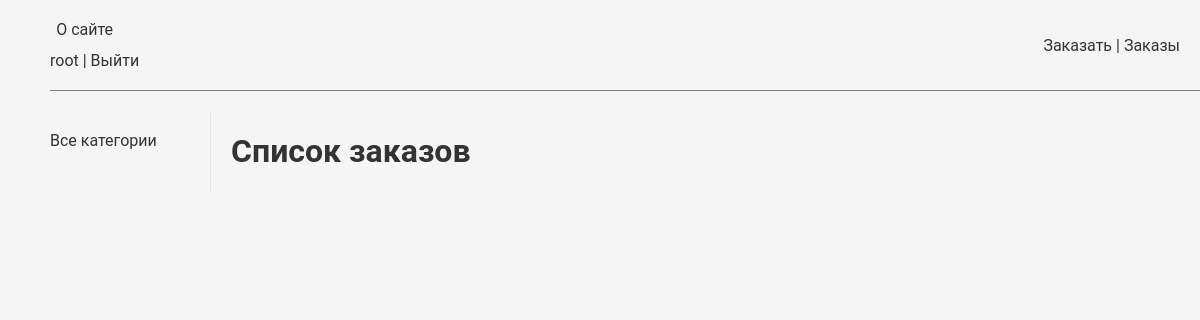
/orders/ (signed in), run on an earlier commit of the app's database.
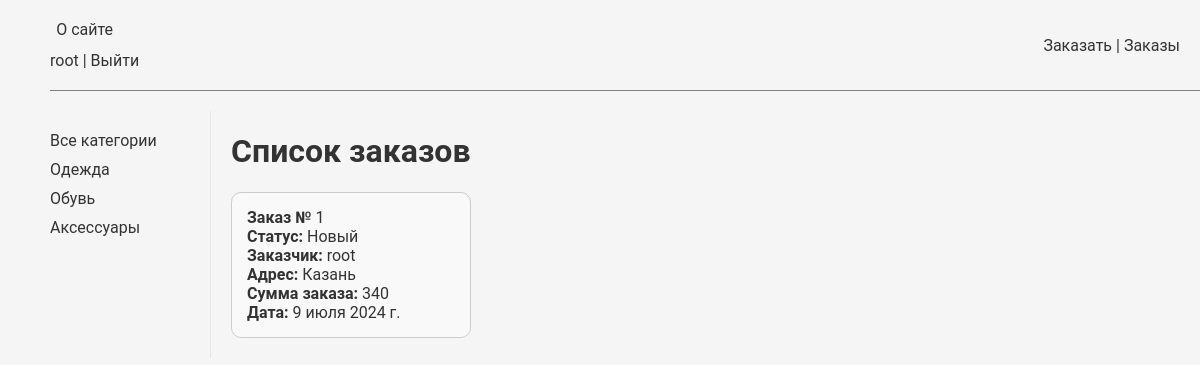
And on a later commit of the database.
### catalog/models.py (models this page shows, shortened)
class Category(models.Model):
    name = models.CharField(max_length=50)
    slug = models.SlugField(max_length=255, unique=True, db_index=True, verbose_name="URL")
    class Meta:
        ordering = ['name']
    def get_absolute_url(self):
        return reverse('catalog:cat_products', kwargs={'cat_slug': self.slug})

### orders/models.py (models this page shows, shortened)
class Order(models.Model):
    ORDER_STATUS_CHOICES = [
        ('new', 'Новый'),
        ('processing', 'В обработке'),
        ('ready', 'Готов'),
        ('received', 'Получен'),
    ]
    ORDER_STATUS_DICT = dict(ORDER_STATUS_CHOICES)
    customer = models.ForeignKey(User, on_delete=models.CASCADE)
    address = models.CharField(max_length=50, default='', blank=True)
    phone = models.CharField(max_length=50, default='', blank=True)
    date = models.DateField(default=datetime.datetime.today)
    status = models.CharField(max_length=20, choices=ORDER_STATUS_CHOICES, default='new')
    class Meta:
        ordering = ['date']
    @property
    def status_display(self):
        return self.ORDER_STATUS_DICT.get(self.status)
    @property
    def total_price(self):
        return sum(item.price for item in self.orderitem_set.all())

class OrderItem(models.Model):
    order = models.ForeignKey(Order, on_delete=models.CASCADE)
    product = models.ForeignKey(Products, on_delete=models.CASCADE)
    quantity = models.IntegerField(default=1)
    price = models.IntegerField()
    class Meta:
        ordering = ['product']

### orders/views.py (the view)
# urls.py: path('', Orders.as_view(), name='orders'),
class Orders(DataMixin, ListView):
    model = Order
    template_name = 'orders/orders.html'
    context_object_name = 'orders'
    ordering = 'status'
    def get_queryset(self):
        if self.request.user.is_superuser:
            return Order.objects.all()
        else:
            return Order.objects.filter(customer=self.request.user)
    def get_context_data(self, *, object_list=None, **kwargs):
        context = super().get_context_data(**kwargs)
        c_def = self.get_user_context(title="Список заказов")
        context.update(c_def)
        return context

### users/utils.py (called while the page is built)
    def get_user_context(self, **kwargs):
        context = kwargs
        cats = Category.objects.annotate(Count('products'))
        user_menu = menu.copy()
        context['menu'] = user_menu
        context['cats'] = cats
        if 'cat_selected' not in context:
            context['cat_selected'] = 0
        return context

    def get_context_data(self, *, object_list=None, **kwargs):
        context = super().get_context_data(**kwargs)
        c_def = self.get_user_context(title="Список заказов")
        context.update(c_def)
        return context

### orders/templates/orders/orders.html
{% extends 'users/base.html' %}
{% block content %}
<h1>{{title}}</h1>
<ul class="order-list">
    {% for order in orders %}
    <li class="order-item">
        <div class="order-container">
            <a href="{% url 'orders:one_order' order.pk %}">
                <strong>Заказ № </strong> {{ order.pk }}<br>
            </a>
            <strong>Статус:</strong> {{ order.status_display }}<br>
            <strong>Заказчик:</strong> {{ order.customer }}<br>
            <strong>Адрес:</strong> {{ order.address }}<br>
            <strong>Сумма заказа:</strong> {{ order.total_price }}<br>
            <strong>Дата:</strong> {{ order.date }}<br>
        </div>
    </li>
    {% endfor %}
</ul>
{% endblock %}

### users/templates/users/base.html (shortened to what this page needs)
{% load static %}
<!DOCTYPE html>
<html>
<head>
    <link rel="stylesheet" href="{% static 'css/styles.css' %}">
</head>
<body>
<table class="table-page" border="0" cellpadding="0" cellspacing="0">
    <tr>
        <td valign="top" class="categories">
            {% block mainmenu %}
            <ul id="mainmenu" class="mainmenu">
                <div class="mainmenu__about">
                    {% for m in menu %}
                    <li><a href="{% url 'users:'|add:m.url_name %}">{{m.title}}</a></li>
                    {% endfor %}
                    {% if request.user.is_authenticated %}
                    <li class="last"> {{user.username}} | <a href="{% url 'users:logout' %}">Выйти</a></li>
                    {% else %}
                    <li class="last"><a href="{% url 'users:register' %}">Регистрация</a> | <a href="{% url 'users:login' %}">Войти</a> </li>
                    {% endif %}
                </div>
                <li><a href="{% url 'orders:create_order' %}">Заказать</a>
                {% if request.user.is_authenticated %}
                | <a href="{% url 'orders:orders' %}">Заказы</a> {% endif %}
                </li>
            </ul>
            {% endblock mainmenu %}
            <table class="table-content" border=0 cellpadding="0" cellspacing="0">
                <tr>
                    <td valign="top" class="left-chapters">
                        <ul id="leftchapters">
                            {% if request.resolver_match.url_name == 'products' and cat_selected == 0 %}
                                <li class="selected">Все категории</li>
                            {% else %}
                                <li><a href="{% url 'catalog:products' %}">Все категории</a></li>
                            {% endif %}
                            {% for c in cats %}
                                {% if c.products__count > 0 %}
                                {% if c.pk == cat_selected %}
                                <li class="selected">{{c.name}}</li>
                                {% else %}
                                <li><a href="{{ c.get_absolute_url }}">{{c.name}}</a></li>
                                {% endif %}
                                {% endif %}
                            {% endfor %}
                        </ul>
                    </td>
                    <td valign="top" class="content">
                        <div class="content-text">
                            {% block content %}
                            {% endblock %}
                        </div>
                    </td>
                </tr>
            </table>
        </td>
    </tr>
</table>
</body>
</html>

What changed in the data, as far as the page shows it:
added Category: name "Одежда"
added Category: name "Обувь"
added Category: name "Аксессуары"
added Order: pk "1", status_display "Новый", customer "root", address "Казань", total_price "340", date "9 июля 2024 г."
